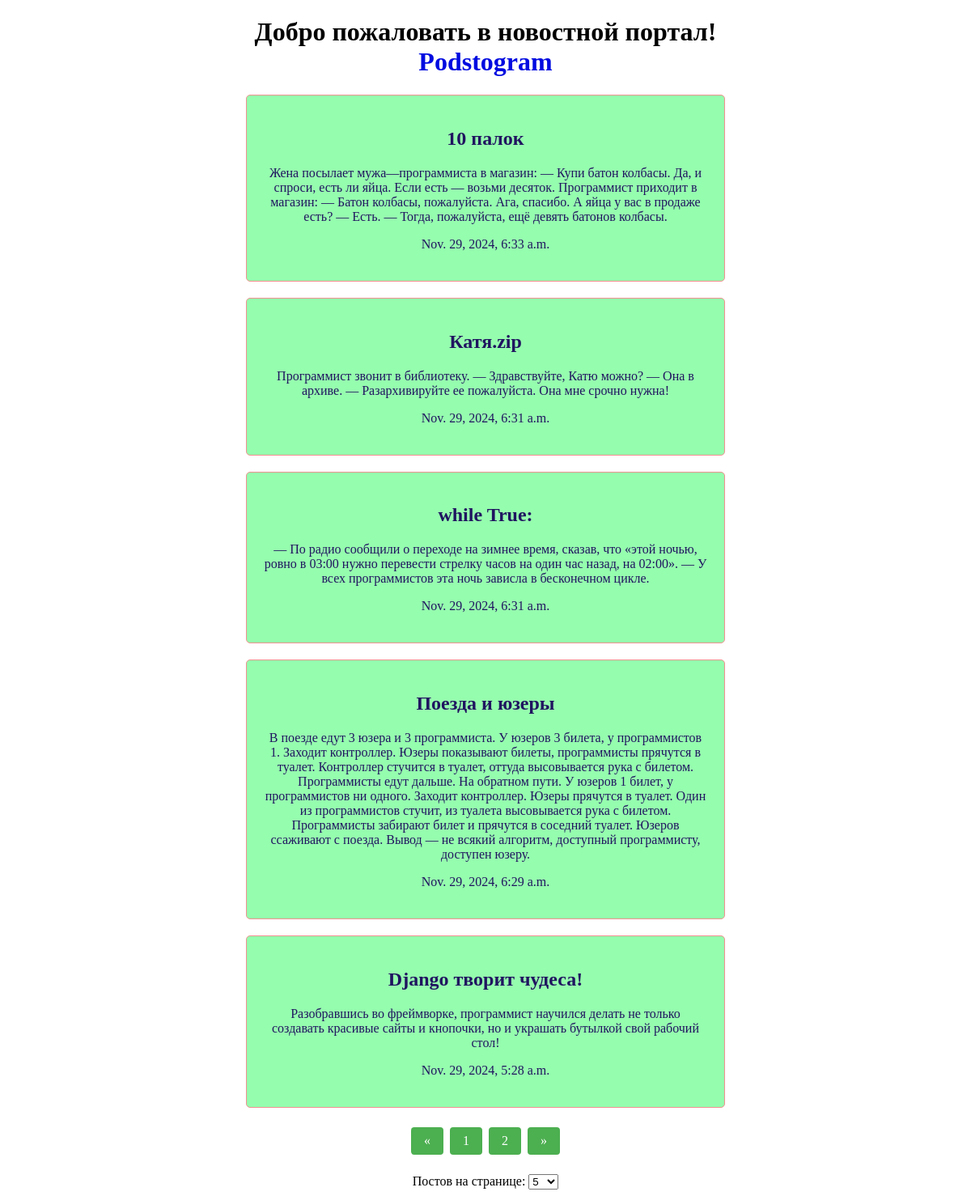
The page / on the database its author committed.
### podstogram/models.py (models this page shows, shortened)
class News(models.Model):
    title = models.CharField(max_length=200)
    content = models.CharField(max_length=20000, default="")
    created_at = models.DateTimeField(auto_now_add=True)
    published = models.BooleanField(default=False)

### podstogram/views.py (the view)
# urls.py: path('', views.news_list, name='news_list'),
def news_list(request):
    if 'posts_per_page' in request.GET:
        request.session['posts_per_page'] = request.GET['posts_per_page']
    posts_per_page = request.GET.get('posts_per_page', 5)
    news = News.objects.all().order_by('-created_at')
    random_news = random.choice(news)
    paginator = Paginator(news, int(posts_per_page))
    page_number = request.GET.get('page')
    page_obj = paginator.get_page(page_number)
    context = {
        'news': news,
        'random_news': random_news,
        'page_range': paginator.page_range,
        'current_page': page_number,
        'page_obj': page_obj,
        'posts_per_page': posts_per_page,
    }
    return render(request, 'main.html', context)

### templates/main.html (shortened to what this page needs)
{% load static %}
<!DOCTYPE html>
<html>
<head>
    <link rel="stylesheet" href="{% static 'css/styles.css' %}">
    <h1>Добро пожаловать в новостной портал!<br><font color="light-blue">Podstogram</font></h1>
</head>
<body>
<div class="news-container">
    {% for new in page_obj %}
    <div class="news-item">
        <h2>{{ new.title }}</h2>
        <p>{{ new.content }}</p>
        <p>{{ new.created_at }}</p>
    </div>
    {% endfor %}
    </div>
<div class="pagination-wrapper">
    {% if page_obj.has_other_pages %}
    {% if page_obj.has_previous %}
        <a class="page-link" href="?page={{ page_obj.previous_page_number }}&posts_per_page={{ posts_per_page }}" aria-label="предыдущая">
            <span aria-hidden="true">&laquo;</span>
        </a>
    {% else %}
        <a class="page-link" href="#" aria-label="предыдущая">
            <span aria-hidden="true">&laquo;</span>
        </a>
    {% endif %}
    {% for i in page_obj.paginator.page_range %}
        {% if page_obj.number == i %}
                <a class="page-link" href="#">{{ i }}</a>
        {% else %}
                <a class="page-link" href="?page={{ i }}&posts_per_page={{ posts_per_page }}">{{ i }}</a>
        {% endif %}
    {% endfor %}
    {% if page_obj.has_next %}
        <a class="page-link" href="?page={{ page_obj.next_page_number }}&posts_per_page={{ posts_per_page }}" aria-label="следующая">
            <span aria-hidden="true">&raquo;</span>
        </a>
    {% else %}
        <a class="page-link" href="#" aria-label="следующая">
            <span aria-hidden="true">&raquo;</span>
        </a>
    {% endif %}
{% endif %}
</div>
<div class="center-form">
    <form method="get">
        <label for="posts_per_page">Постов на странице:</label>
        <select id="posts_per_page" name="posts_per_page" onchange="this.form.submit()">
            <option value="true" hidden="hidden">{{ posts_per_page }}</option>
        </select>
    </form>
</div>
</body>
</html>

### static/css/styles.css (style rules this page uses)
h1 { text-align: center; }
p { text-align: center; }
.news-container { text-align: center; padding-right: 25%; padding-left: 25%; }
.news-item { background-color: #95fdae; color: #201460; padding: 20px; margin: 20px auto; border: 1px solid #f38f8f; border-radius: 5px; }
.pagination-wrapper { display: flex; justify-content: center; align-items: center; margin-top: 20px; }
.page-link { display: inline-block; padding: 8px 16px; margin: 4px; background-color: #4CAF50; color: white; border-radius: 4px; text-decoration: none; }
.center-form { display: flex; justify-content: center; align-items: center; margin-top: 20px; }

### rows shown on the page
News: title "10 палок", content "Жена посылает мужа—программиста в магазин: — Купи батон колбасы. Да, и спроси, есть ли яйца. Если есть — возьми десяток. Программист приходит в магазин: — Батон колбасы, пожалуйста. Ага, спасибо. А яйца у вас в продаже есть? — Есть. — Тогда, пожалуйста, ещё девять батонов колбасы.", created_at "Nov. 29, 2024, 6:33 a.m."
News: title "Катя.zip", content "Программист звонит в библиотеку. — Здравствуйте, Катю можно? — Она в архиве. — Разархивируйте ее пожалуйста. Она мне срочно нужна!", created_at "Nov. 29, 2024, 6:31 a.m."
News: title "while True:", content "— По радио сообщили о переходе на зимнее время, сказав, что «этой ночью, ровно в 03:00 нужно перевести стрелку часов на один час назад, на 02:00». — У всех программистов эта ночь зависла в бесконечном цикле.", created_at "Nov. 29, 2024, 6:31 a.m."
News: title "Поезда и юзеры", content "В поезде едут 3 юзера и 3 программиста. У юзеров 3 билета, у программистов 1. Заходит контроллер. Юзеры показывают билеты, программисты прячутся в туалет. Контроллер стучится в туалет, оттуда высовывается рука с билетом. Программисты едут дальше. На обратном пути. У юзеров 1 билет, у программистов ни одного. Заходит контроллер. Юзеры прячутся в туалет. Один из программистов стучит, из туалета высовывается рука с билетом. Программисты забирают билет и прячутся в соседний туалет. Юзеров ссаживают с поезда. Вывод — не всякий алгоритм, доступный программисту, доступен юзеру.", created_at "Nov. 29, 2024, 6:29 a.m."
News: title "Django творит чудеса!", content "Разобравшись во фреймворке, программист научился делать не только создавать красивые сайты и кнопочки, но и украшать бутылкой свой рабочий стол!", created_at "Nov. 29, 2024, 5:28 a.m."

### other values the page prints
{{ i }} "1"
{{ i }} "2"
form field posts_per_page "5"
